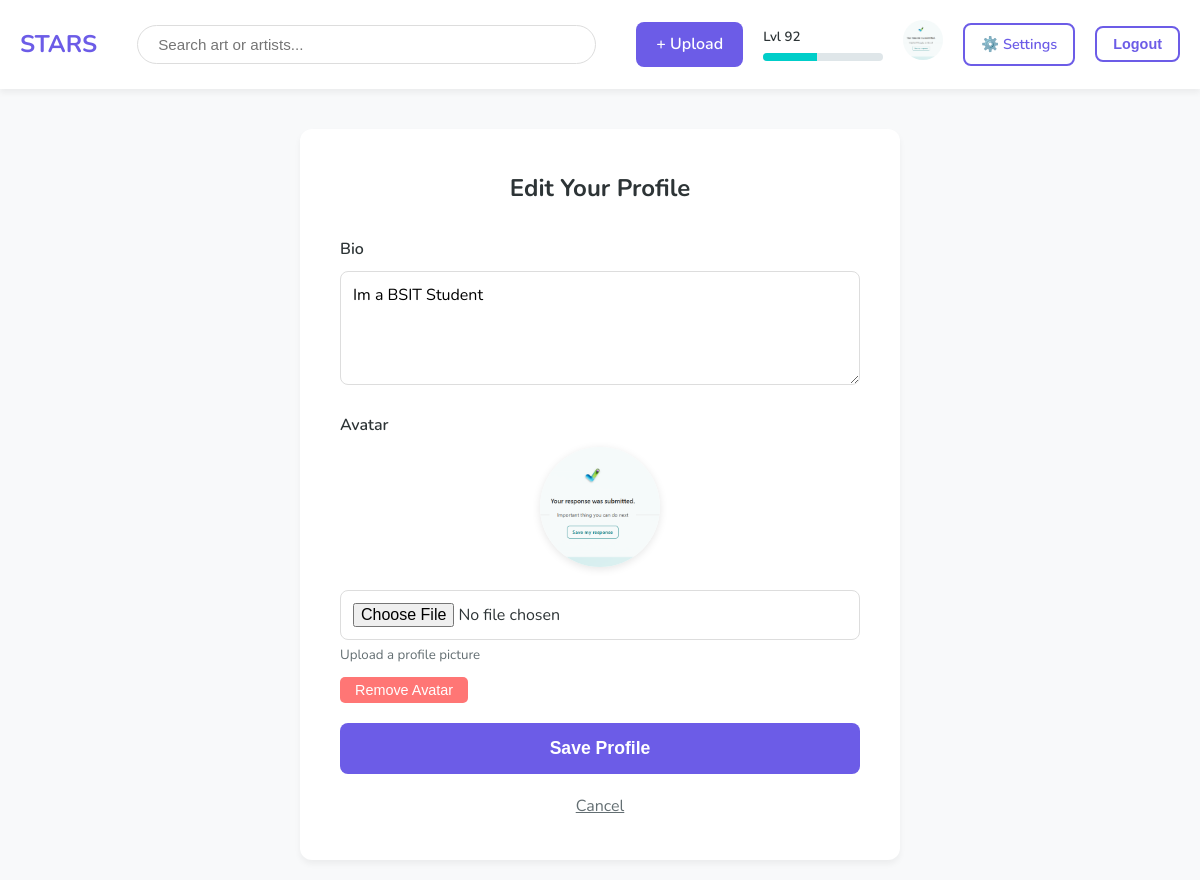
Page /users/profile-edit/ (signed in) on the committed database.
### users/models.py (models this page shows, shortened)
class CustomUser(AbstractUser):
    bio = models.TextField(blank=True, max_length=500)
    avatar = models.ImageField(upload_to='avatars/', blank=True, null=True)
    xp = models.IntegerField(default=0)
    level = models.IntegerField(default=1)

### users/views.py (the view)
# urls.py: path('profile-edit/', views.profile_edit, name='profile_edit'),
@login_required
def profile_edit(request):
    if request.method == 'POST':
        form = ProfileEditForm(request.POST, request.FILES, instance=request.user)
        if form.is_valid():
            form.save()
            if request.user.bio and request.user.avatar:
                request.user.award_xp(20)
            return redirect('profile', username=request.user.username)
    else:
        form = ProfileEditForm(instance=request.user)
    return render(request, 'users/profile_edit.html', {'form': form})

### users/forms.py
class ProfileEditForm(forms.ModelForm):
    class Meta:
        model = CustomUser
        fields = ('bio', 'avatar')
        widgets = {
            'bio': forms.Textarea(attrs={
                'class': 'form-input',
                'rows': 4,
                'placeholder': 'Tell us about yourself...'
            }),
            'avatar': forms.FileInput(attrs={'class': 'form-input'}),
        }

### templates/users/profile_edit.html (shortened to what this page needs)
{% extends 'base.html' %}
{% load static %}
{% block content %}
<div style="max-width: 600px; margin: 0 auto;">
    <div class="card" style="padding: 40px;">
        <h2 style="text-align: center; margin-bottom: 30px;">Edit Your Profile</h2>
        <form method="POST" enctype="multipart/form-data">
            <div class="form-group">
                <label>{{ form.bio.label }}</label>
                {{ form.bio }}
            </div>
            <div class="form-group">
                <label>{{ form.avatar.label }}</label>
                <div style="margin-bottom: 15px; text-align: center;">
                    <img id="avatarPreview"
                         src="{% if user.avatar %}{{ user.avatar.url }}{% else %}{% static 'images/default-avatar.png' %}{% endif %}"
                         alt="Avatar Preview"
                         style="width: 120px; height: 120px; border-radius: 50%; object-fit: cover; box-shadow: 0 2px 8px rgba(0,0,0,0.1);">
                </div>
                {{ form.avatar }}
                <small style="color: var(--text-light); display: block; margin-top: 5px;">Upload a profile picture</small>
                <button type="button" onclick="clearAvatar()" style="margin-top: 10px; padding: 5px 15px; background: #ff7675; color: white; border: none; border-radius: 5px; cursor: pointer; font-size: 0.9rem;">Remove Avatar</button>
            </div>
            <button type="submit" class="btn btn-primary" style="width: 100%; padding: 15px; font-size: 1.1rem;">
                Save Profile
            </button>
        </form>
        <div style="text-align: center; margin-top: 20px;">
            <a href="{% url 'profile' username=user.username %}" style="color: var(--text-light);">Cancel</a>
        </div>
    </div>
</div>
{% endblock %}

### templates/base.html (shortened to what this page needs)
<!DOCTYPE html>
<html lang="en">
<head>
    <link rel="stylesheet" href="{% load static %}{% static 'css/styles.css' %}">
</head>
<body>
    {% load static %}
    <nav class="flex-between container" style="background: white; margin-bottom: 20px;">
        <div class="logo"><h2><a href="{% url 'landing' %}" style="text-decoration: none; color: var(--primary);">STARS</a></h2></div>
        <form action="{% url 'feed' %}" method="GET" class="search-form">
            <input type="text" name="q" placeholder="Search art or artists..." class="search-input" value="{{ search_query|default:'' }}">
        </form>
        <div class="user-menu flex-row">
            {% if user.is_authenticated %}
                <a href="{% url 'upload' %}" class="btn btn-primary">+ Upload</a>
                <div class="xp-display">
                    <small style="font-weight: 600;">Lvl {{ user.level }}</small>
                    <div class="xp-bar-container">
                        <div class="xp-bar-fill" id="navXpBar" data-xp="{{ user.xp }}" style="width: 0%;"></div>
                    </div>
                </div>
                <a href="{% url 'profile' username=user.username %}">
                    {% if user.avatar %}
                        <img src="{{ user.avatar.url }}" class="avatar" alt="{{ user.username }}">
                    {% else %}
                        <img src="{% static 'images/default-avatar.png' %}" class="avatar" alt="{{ user.username }}">
                    {% endif %}
                </a>
                <a href="{% url 'account_settings' %}" class="btn btn-outline" style="padding: 8px 16px; font-size: 0.9rem;">⚙️ Settings</a>
                <form action="{% url 'logout' %}" method="POST" style="margin: 0; display: inline;">
                    <button type="submit" class="btn btn-outline" style="padding: 8px 16px; font-size: 0.9rem; cursor: pointer;">Logout</button>
                </form>
            {% else %}
                <a href="{% url 'login' %}" class="btn btn-primary">Login</a>
                <a href="{% url 'register' %}" class="btn btn-outline">Sign Up</a>
            {% endif %}
        </div>
    </nav>
    <main class="container">
        {% block content %}{% endblock %}
    </main>
</body>
</html>

### static/css/styles.css (style rules this page uses)
:root { --primary: #6C5CE7; --secondary: #00CEC9; --bg-color: #F8F9FA; --card-bg: #FFFFFF; --text-dark: #2D3436; --text-light: #636e72; --border-radius: 12px; --shadow: 0 4px 6px rgba(0,0,0,0.05); }
* { margin: 0; padding: 0; box-sizing: border-box; }
body { font-family: 'Nunito', sans-serif; background-color: var(--bg-color); color: var(--text-dark); line-height: 1.6; }
.container { max-width: 1200px; margin: 0 auto; padding: 20px; }
.flex-row { display: flex; align-items: center; gap: 15px; }
.flex-between { display: flex; justify-content: space-between; align-items: center; }
nav { background: var(--card-bg); padding: 15px 0; margin-bottom: 30px; box-shadow: var(--shadow); }
.logo h2 { color: var(--primary); font-weight: 700; }
.search-form { flex-grow: 1; margin: 0 40px; }
.search-input { width: 100%; padding: 10px 20px; border-radius: 20px; border: 1px solid #ddd; font-size: 0.95rem; }
.user-menu { display: flex; align-items: center; gap: 20px; }
.avatar { width: 40px; height: 40px; border-radius: 50%; object-fit: cover; }
.btn { padding: 10px 20px; border-radius: 8px; text-decoration: none; font-weight: 600; border: none; cursor: pointer; transition: all 0.2s; display: inline-block; }
.btn-primary { background: var(--primary); color: white; }
.btn-outline { border: 2px solid var(--primary); color: var(--primary); background: transparent; }
.card { background: var(--card-bg); border-radius: var(--border-radius); box-shadow: var(--shadow); overflow: hidden; transition: transform 0.2s; }
.card img { width: 100%; height: 250px; object-fit: cover; }
.xp-display { display: flex; flex-direction: column; gap: 5px; }
.xp-bar-container { width: 120px; height: 8px; background: #dfe6e9; border-radius: 4px; overflow: hidden; }
.xp-bar-fill { height: 100%; background: var(--secondary); transition: width 0.3s ease; }
.form-group { margin-bottom: 20px; }
.form-group label { display: block; margin-bottom: 8px; font-weight: 600; color: var(--text-dark); }
.form-input { width: 100%; padding: 12px; border: 1px solid #ddd; border-radius: 8px; font-size: 1rem; font-family: 'Nunito', sans-serif; }

### rows in the picture
CustomUser: level "92", avatar (picture), bio "Im a BSIT Student"
